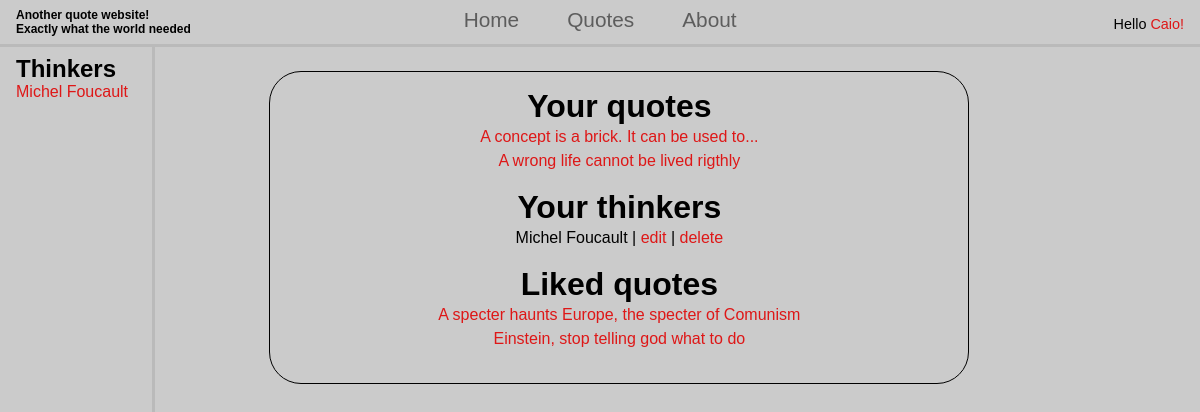
/profile/ (signed in), run on the app's committed database.
### content/models.py (models this page shows, shortened)
class Thinker (models.Model):
    name = models.CharField(
        max_length=50, help_text="- Thinker name", validators=[validators.MinLengthValidator(1, "Please enter at least one character")])
    works = models.ManyToManyField("Work", blank=True)
    picture = models.ImageField (null=True, blank=True, upload_to="pictures/")
    created_by = models.ForeignKey(settings.AUTH_USER_MODEL, on_delete=models.CASCADE, null=True, blank=True)
    created = models.DateTimeField(auto_now_add=True, null=True)
    updated = models.DateTimeField(auto_now=True, null=True)
    def __str__(self):
        return self.name

class Quote(models.Model):
    quote = models.TextField(
        max_length=2000, validators=[validators.MinLengthValidator(10, "Please enter at least ten characters"), validators.MaxLengthValidator(2000,"Too many characters!")])
    thinker = models.ForeignKey("Thinker", on_delete=models.CASCADE, null=True, blank=True)
    reference = models.CharField(
        max_length=100, help_text="- Which work is this quote from?", validators=[
            validators.MinLengthValidator(1, "Please enter at least one character"), validators.MaxLengthValidator(100,"Too many characters!")],
              null=True, blank=True)
    created_by = models.ForeignKey(settings.AUTH_USER_MODEL, on_delete=models.CASCADE, null=True, blank=True)
    explanation = models.TextField(help_text="- Please explain this quote", validators=[validators.MinLengthValidator(10, "Please enter at least ten characters")], null=True, blank=True)
    likes = models.ManyToManyField(settings.AUTH_USER_MODEL, related_name="liked_quotes", blank=True)
    created = models.DateTimeField(auto_now_add=True, null=True)
    updated = models.DateTimeField(auto_now=True, null=True)
    @property
    def snippet(self):
        if not self.quote:
            return ""
        words = self.quote.split()
        snippet = " ".join(words[:10])
        return f"{snippet}..." if len(words) > 10 else snippet

### base/views.py (the view)
# urls.py: path("profile/", views.Profile.as_view(), name="profile")
class Profile(LoginRequiredMixin, View):
    template = "base/profile.html"
    def get(self, request):
        thinkers = Thinker.objects.filter(created_by=request.user)
        quotes = Quote.objects.filter(created_by=request.user)
        likes = request.user.liked_quotes.all()
        context = {"thinkers": thinkers,
                   "quotes": quotes,
                   "likes": likes}
        return render (request, self.template, context)

### content/context_processors.py (called while the page is built)
def get_thinkers(request):
    thinkers = Thinker.objects.all().order_by("name")
    return {"thinkers":thinkers}

### base/templates/base/profile.html (shortened to what this page needs)
{% extends 'main.html' %}
{% block content %}
<main class="profile">
    {% if user.is_authenticated %}
    <div class="yourquotes">
        {% if quotes %}
        <h1>Your quotes</h1>
        <ul class="content">
            {% for quote in quotes %}
            <li><a href="{% url 'content:quote' quote.id %}">{{quote.snippet}}</a></li>
            {% endfor %}
        </ul>
        {% endif %}
    </div>
    <div class="yourthinkers">
        {% if thinkers %}
        <h1>Your thinkers</h1>
        <ul class="content">
            {% for thinker in thinkers %}
            <li>{{thinker.name}} | <a href="{% url 'content:editthinker' thinker.id %}">edit</a> | <a
                    href="{% url 'content:deletethinker' thinker.id %}">delete</a></li>
            {% endfor %}
        </ul>
        {% endif %}
    </div>
    <div class="yourlikes">
        {% if likes %}
        <h1>Liked quotes</h1>
        <ul class="content">
            {% for liked in likes %}
            <li><a href="{% url 'content:quote' liked.id %}">{{liked.snippet}}</a></li>
            {% endfor %}
        </ul>
        {% endif %}
    </div>
    {% else %}
    <p>Nothing to see here :D</p>
</main>
{% endif %}
{% endblock %}

### templates/nav.html (shortened to what this page needs)
<!DOCTYPE html>
<html lang="en">
<head>
</head>
<nav class="navbar">
    <div class="banner">
        <h1>Another quote website!</h1>
        <h2>Exactly what the world needed</h2>
    </div>
    <div class="navigation">
        <a href="{% url 'base:home' %}">Home</a>
        <a href="{% url 'content:main' %}">Quotes</a>
        <a href="{% url 'base:about' %}">About</a>
    </div>
    <div class="login">
        {% if user.is_authenticated %}
        <p>Hello <span class="profileBtn">{{user.username}}!</span></p>
        {% else %}
        <a href="{% url 'base:login' %}">Login</a>
        {% endif %}
    </div>
</nav>
</html>

### templates/sidebar.html (shortened to what this page needs)
<!DOCTYPE html>
<html lang="en">
<head>
</head>
<body>
    <nav>
        <h2>Thinkers</h2>
        <ul>
            {% for thinker in thinkers %}
            <li><a href="{% url 'content:main' %}?q={{thinker.name|urlencode}}">{{thinker}}</a></li>
            {% endfor %}
        </ul>
    </nav>
</body>
</html>

### static/css/style.css (style rules this page uses)
* { margin: 0; padding: 0; box-sizing: border-box; }
html { background-color: #cbcbcb; font-family: Verdana, Geneva, Tahoma, sans-serif; }
a { color: hsla(0, 90%, 46%, 0.941); text-decoration: none; }
ul ::marker { content: none; }
main { margin: 1rem auto 1rem; padding: 1rem; text-align: center; border: 0.1em solid #000; border-radius: 2rem; max-width: 700px; display: flow-root; }
.navbar { display: flex; flex-wrap: wrap; padding: 0.5em 1em; border-bottom: solid #2f2f2f1a; position: sticky; }
.banner { flex: 0 0 auto; font-size: 0.5rem; font-weight: bolder; }
.navigation { position: relative; display: flex; gap: 3rem; font-size: 1.3rem; justify-content: center; flex: 1; margin-left: -5em; }
.navigation a { color: rgb(93, 93, 93); }
.login { margin-top: 0.5rem; text-align: right; font-size: 0.9rem; }
.profileBtn { color: hsla(0, 90%, 46%, 0.941); text-decoration: none; }
.content { line-height: 1.5; margin-bottom: 1rem; flex: 0 0 auto; }

### data on the page
Thinker: name "Michel Foucault"
Quote: snippet "A concept is a brick. It can be used to..."
Quote: snippet "A wrong life cannot be lived rigthly"
Quote: snippet "A specter haunts Europe, the specter of Comunism"
Quote: snippet "Einstein, stop telling god what to do"

### other printed values
{{ user.username }} "Caio"
